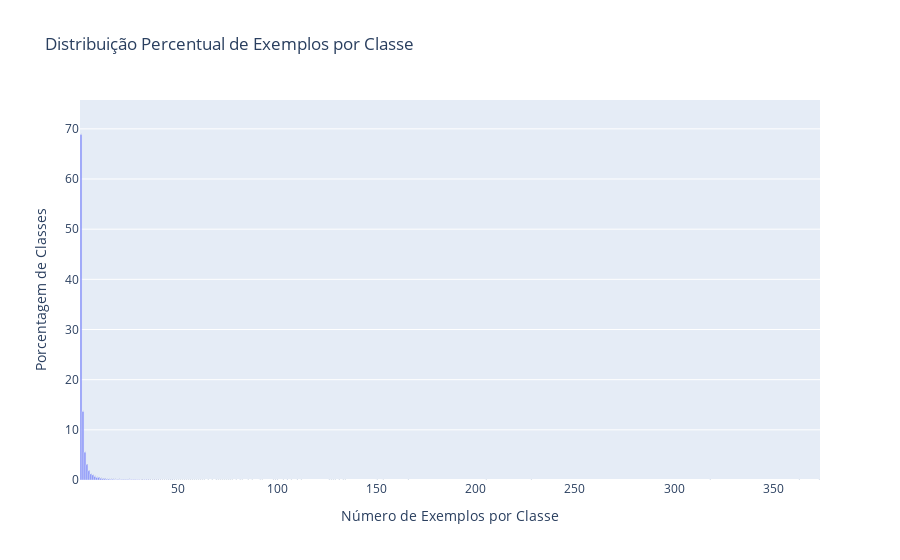

Notebook cell for this chart:
### Code cell
# Contar a ocorrência de cada palavra-chave
class_counts = train_binary_labels.sum(dim=0).numpy()

# Obter os nomes das classes
class_names = mlb.classes_

# Criar um DataFrame para visualização
class_distribution = pd.DataFrame({'Palavra-chave': class_names, 'Contagem': class_counts})

# Calcular a distribuição das contagens
count_distribution = class_distribution['Contagem'].value_counts().reset_index()
count_distribution.columns = ['Número de Exemplos', 'Número de Classes']
count_distribution = count_distribution.sort_values('Número de Exemplos')

# Converter os números absolutos em porcentagens
total_classes = count_distribution['Número de Classes'].sum()
count_distribution['Porcentagem'] = (count_distribution['Número de Classes'] / total_classes) * 100

# Adicionar uma coluna para os rótulos que combinam porcentagem e número absoluto
count_distribution['Rótulo'] = count_distribution.apply(lambda row: f'{row["Porcentagem"]:.2f}% ({int(row["Número de Classes"])})', axis=1)

# Visualizar usando Plotly
fig = px.bar(count_distribution, x='Número de Exemplos', y='Porcentagem', 
             title='Distribuição Percentual de Exemplos por Classe', 
             labels={'Número de Exemplos': 'Número de Exemplos por Classe', 'Porcentagem': 'Porcentagem de Classes'})

# Adicionar rótulos acima de cada barra
fig.update_traces(text=count_distribution['Rótulo'], textposition='outside')

# Ajustar o eixo Y para ir até 1.1 vezes o maior valor presente
max_y_value = count_distribution['Porcentagem'].max()
fig.update_layout(yaxis=dict(range=[0, max_y_value * 1.1]))

fig.show()

### Figure 1 — Plotly figure (JSON) as saved in the notebook; plotly's stock layout.template omitted (floating-point values rounded to 4 significant figures)
{"data": [{"alignmentgroup": "True", "hovertemplate": "Número de Exemplos por Classe=%{x}<br>Porcentagem de Classes=%{y}<extra></extra>", "legendgroup": "", "marker": {"color": "#636efa", "pattern": {"shape": ""}}, "name": "", "offsetgroup": "", "orientation": "v", "showlegend": false, "text": ["68.86% (16871)", "13.66% (3347)", "5.56% (1361)", "3.07% (752)", "1.85% (453)", "1.20% (294)", "1.02% (250)", "0.70% (171)", "0.51% (125)", "0.48% (117)", "0.33% (80)", "0.26% (63)", "0.23% (57)", "0.17% (42)", "0.19% (47)", "0.12% (29)", "0.14% (35)", "0.09% (23)", "0.07% (16)", "0.09% (23)", "0.06% (14)", "0.07% (18)", "0.07% (17)", "0.07% (16)", "0.08% (20)", "0.05% (13)", "0.05% (13)", "0.06% (15)", "0.04% (11)", "0.05% (12)", "0.02% (6)", "0.03% (8)", "0.04% (10)", "0.05% (12)", "0.04% (9)", "0.02% (6)", "0.02% (4)", "0.03% (8)", "0.02% (5)", "0.03% (7)", "0.01% (3)", "0.01% (2)", "0.01% (2)", "0.00% (1)", "0.02% (4)", "0.02% (4)", "0.02% (6)", "0.01% (3)", "0.01% (2)", "0.02% (4)", "0.01% (2)", "0.00% (1)", "0.02% (5)", "0.01% (3)", "0.00% (1)", "0.02% (4)", "0.02% (4)", "0.01% (2)", "0.01% (2)", "0.00% (1)", "0.01% (3)", "0.00% (1)", "0.01% (2)", "0.00% (1)", "0.00% (1)", "0.02% (5)", "0.00% (1)", "0.01% (3)", "0.00% (1)", "0.01% (2)", "0.00% (1)", "0.01% (2)", "0.01% (2)", "0.00% (1)", "0.00% (1)", "0.01% (2)", "0.00% (1)", "0.00% (1)", "0.00% (1)", "0.00% (1)", "0.00% (1)", "0.00% (1)", "0.00% (1)", "0.01% (2)", "0.00% (1)", "0.01% (3)", "0.00% (1)", "0.01% (2)", "0.00% (1)", "0.00% (1)", "0.01% (2)", "0.01% (2)", "0.00% (1)", "0.00% (1)", "0.00% (1)", "0.00% (1)", "0.00% (1)", "0.00% (1)", "0.00% (1)", "0.00% (1)", "0.00% (1)", "0.00% (1)", "0.00% (1)", "0.00% (1)"], "textposition": "outside", "type": "bar", "x": [1, 2, 3, 4, 5, 6, 7, 8, 9, 10, 11, 12, 13, 14, 15, 16, 17, 18, 19, 20, 21, 22, 23, 24, 25, 26, 27, 28, 29, 30, 31, 32, 33, 34, 35, 36, 37, 38, 39, 40, 41, 42, 43, 44, 45, 46, 47, 48, 49, 50, 51, 52, 53, 54, 55, 56, 57, 58, 59, 60, 61, 62, 63, 65, 67, 69, 70, 71, 72, 73, 74, 75, 76, 77, 79, 81, 82, 85, 87, 91, 92, 98, 99, 100, 103, 105, 107, 110, 112, 126, 127, 128, 129, 131, 133, 134, 150, 153, 166, 205, 228, 318, 363, 373], "xaxis": "x", "y": [68.86, 13.66, 5.555, 3.07, 1.849, 1.2, 1.02, 0.698, 0.5102, 0.4776, 0.3265, 0.2572, 0.2327, 0.1714, 0.1918, 0.1184, 0.1429, 0.09388, 0.06531, 0.09388, 0.05715, 0.07347, 0.06939, 0.06531, 0.08164, 0.05306, 0.05306, 0.06123, 0.0449, 0.04898, 0.02449, 0.03265, 0.04082, 0.04898, 0.03674, 0.02449, 0.01633, 0.03265, 0.02041, 0.02857, 0.01225, 0.008164, 0.008164, 0.004082, 0.01633, 0.01633, 0.02449, 0.01225, 0.008164, 0.01633, 0.008164, 0.004082, 0.02041, 0.01225, 0.004082, 0.01633, 0.01633, 0.008164, 0.008164, 0.004082, 0.01225, 0.004082, 0.008164, 0.004082, 0.004082, 0.02041, 0.004082, 0.01225, 0.004082, 0.008164, 0.004082, 0.008164, 0.008164, 0.004082, 0.004082, 0.008164, 0.004082, 0.004082, 0.004082, 0.004082, 0.004082, 0.004082, 0.004082, 0.008164, 0.004082, 0.01225, 0.004082, 0.008164, 0.004082, 0.004082, 0.008164, 0.008164, 0.004082, 0.004082, 0.004082, 0.004082, 0.004082, 0.004082, 0.004082, 0.004082, 0.004082, 0.004082, 0.004082, 0.004082], "yaxis": "y"}], "layout": {"barmode": "relative", "legend": {"tracegroupgap": 0}, "title": {"text": "Distribuição Percentual de Exemplos por Classe"}, "xaxis": {"anchor": "y", "domain": [0, 1], "title": {"text": "Número de Exemplos por Classe"}}, "yaxis": {"anchor": "x", "domain": [0, 1], "range": [0, 75.75], "title": {"text": "Porcentagem de Classes"}}}}
